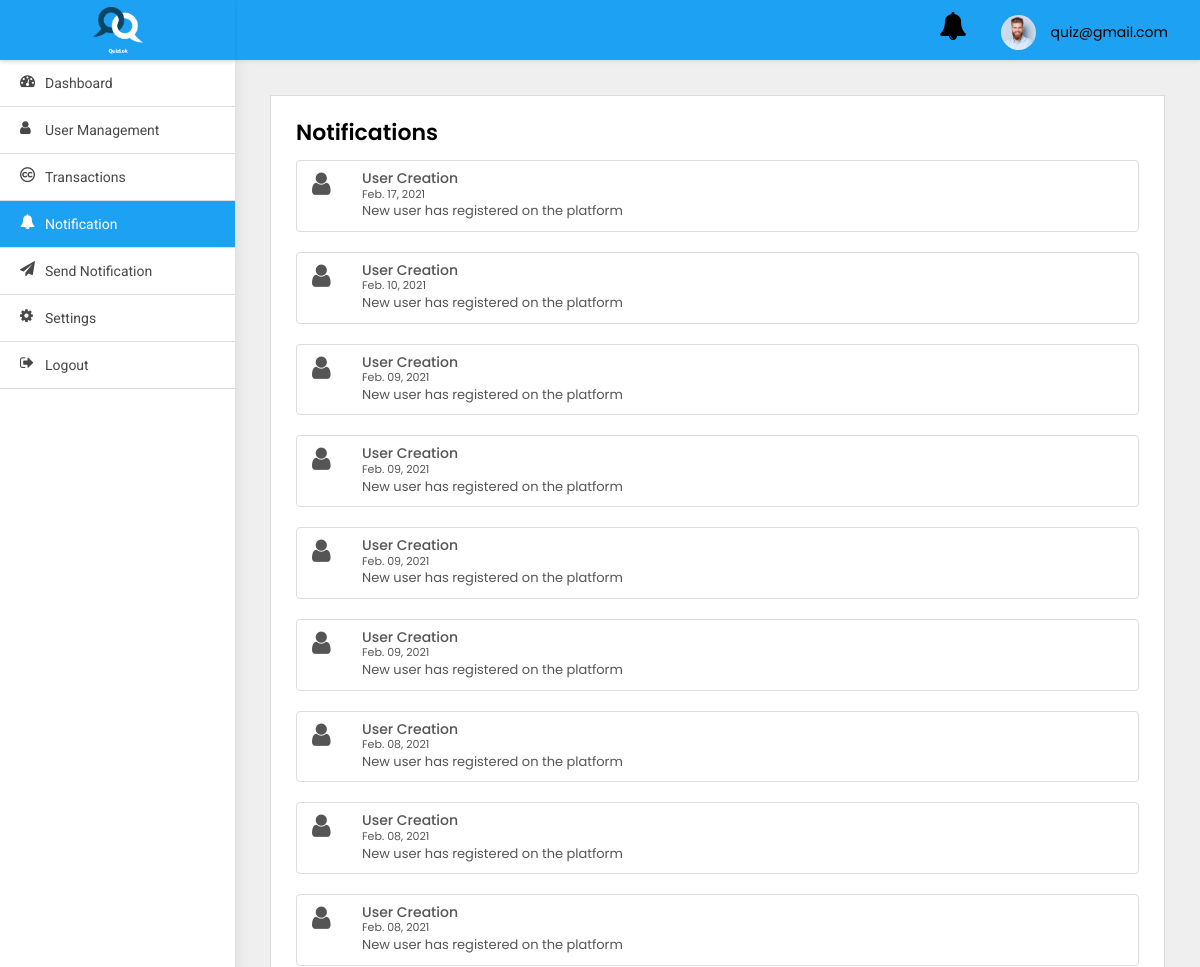
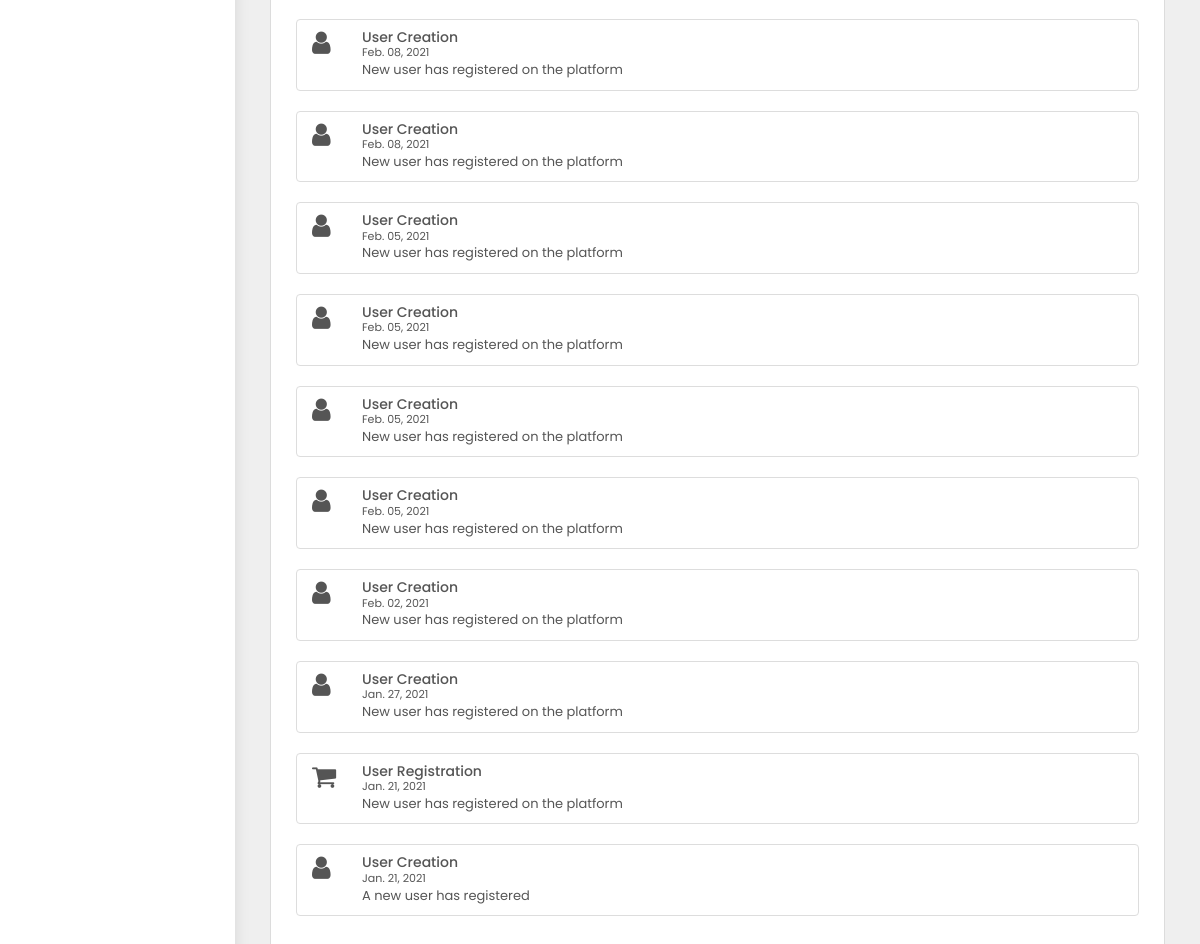
Page /adminpanel/notification/ (signed in) on the committed database (2 pictures, top to bottom).
### adminpanel/models.py (models this page shows)
class User(AbstractBaseUser, PermissionsMixin):
    first_name = models.CharField(default='first name', max_length=100)
    last_name = models.CharField(default='', max_length=100, null=True, blank=True)
    email = models.CharField(default='', max_length=255, unique=True)
    country_code = models.CharField(default='+91', max_length=10)
    phone_number = models.CharField(default='', max_length=13)
    profile_pic = models.ImageField(default='default_profile.png', null=True, blank=True)
    device_token = models.CharField(default='', max_length=500, null=True, blank=True)
    remember_me = models.BooleanField(default=False)
    password = models.CharField(default='123456', max_length=100)
    confirm_password = models.CharField(default='123456', max_length=100)
    created_at = models.DateTimeField(auto_now_add=True)
    is_active = models.BooleanField(default=True)
    is_staff = models.BooleanField(default=False)
    is_blocked = models.BooleanField(default=False)
    objects = UserManager()
    USERNAME_FIELD = 'email'
    class Meta:
        ordering = ('-created_at',)

class UserNotification(models.Model):
    to = models.ForeignKey(User, on_delete=models.CASCADE)
    title = models.CharField(default='title', max_length=200)
    body = models.CharField(default='body', max_length=200)
    read = models.BooleanField(default=False)
    created_at = models.DateTimeField(auto_now_add=True)
    class Meta:
        ordering = ('-created_at',)

### adminpanel/views.py (the view)
# urls.py: path('notification/', NotificationView.as_view(), name='notification'),
class NotificationView(LoginRequiredMixin, ListView):
    model = UserNotification
    template_name = 'notification.html'
    login_url = 'adminpanel:login'

### adminpanel/templates/notification.html (shortened to what this page needs)
{% extends 'base.html' %}
{% block body %}
<div class="WrapperArea">
    <div class="WrapperBox">
        <div class="Small-Wrapper">
            <h4 class="Title">Notifications</h4>
            <div class="NotificationList">
                {% for object in object_list %}
                {% if object.to.is_superuser %}
                <div class="list-group">
                    <a class="list-group-item list-group-item-action flex-column align-items-start">
                        {% if object.title == 'User Creation' %}
                        <figure class="pull-left"><i class="fa  fa-user fa-2x" aria-hidden="true"></i></figure>
                        {% elif object.title == 'Password Changed' %}
                        <figure class="pull-left"><i class="fa  fa-lock fa-2x" aria-hidden="true"></i></figure>
                        {% elif object.title == 'Phone number Update' %}
                        <figure class="pull-left"><i class="fa  fa-phone fa-2x" aria-hidden="true"></i></figure>
                        {% elif object.title == 'Payment' %}
                        <figure class="pull-left"><i class="fa  fa-money fa-2x" aria-hidden="true"></i></figure>
                        {% elif object.title == 'Profile Update' %}
                        <figure class="pull-left"><i class="fa  fa-user fa-2x" aria-hidden="true"></i></figure>
                        {% else %}
                        <figure class="pull-left ml-5"><i class="fa  fa-shopping-cart fa-2x" aria-hidden="true"></i>
                        </figure>
                        {% endif %}
                        <div class="msg-right">
                            <div class="d-flex w-100 justify-content-between">
                                <h5 class="mb-1">{{object.title}}</h5>
                                <small>{{object.created_at|date:'M. d, Y'}}</small>
                            </div>
                            <p class="mb-1"> {{object.body}}</p>
                        </div>
                    </a>
                </div>
                {% endif %}
                {% endfor %}
            </div>
        </div>
    </div>
</div>
{% endblock body %}

### adminpanel/templates/base.html (shortened to what this page needs)
{% load static %}
<html lang="en">
<head>
    <link type="text/css" rel="stylesheet" href="{% static 'adminpanel/css/style.css' %}">
</head>
<body>
<div class="Header">
    <div class="Logo">
        <img src="{% static 'adminpanel/images/logo_splash.png' %}">
    </div>
    <div class="Navigation">
        <div class="header-notifications">
            <a href="{% url 'adminpanel:notification' %}">
                <i class="fa fa-bell fa-2x" aria-hidden="true"></i>
            </a>
        </div>
        <div class="Avater">
            <a href="javascript:void(0);">
                <figure><img src="{% static 'adminpanel/images/profile.jpg' %}"></figure>
                {{user}} </a>
        </div>
    </div>
</div>
<div class="SidenavBar">
    <ul>
        <li class="nav-item nav-link {% if request.resolver_match.view_name  == 'adminpanel:dashboard' %}active{% endif %}">
            <a href="{% url 'adminpanel:dashboard'  %}">
                <span><i class="fa fa-tachometer"></i></span> Dashboard
            </a>
        </li>
        <li class="nav-item nav-link {% if request.resolver_match.view_name  == 'adminpanel:users-list' %}active{% endif %}">
            <a href="{% url 'adminpanel:users-list' %}">
                <span><i class="fa fa-user"></i></span> User Management
            </a>
        </li>
        <li class="nav-item nav-link {% if request.resolver_match.view_name  == 'adminpanel:coin-plan-list' %}active{% endif %}">
            <a href="{% url 'adminpanel:coin-plan-list' %}">
                <span><i class="fa fa-creative-commons"></i></span> Transactions
            </a>
        </li>
        <li class="nav-item nav-link {% if request.resolver_match.view_name  == 'adminpanel:notification' %}active{% endif %}">
            <a href="{% url 'adminpanel:notification' %}">
                <span><i class="fa fa-bell"></i></span> Notification
            </a>
        </li>
        <li class="nav-item nav-link {% if request.resolver_match.view_name  == 'adminpanel:send-notification' %}active{% endif %}">
            <a href="{% url 'adminpanel:send-notification' %}">
                <span><i class="fa fa-send"></i></span> Send Notification
            </a>
        </li>
        <li class="nav-item nav-link {% if request.resolver_match.view_name  == 'change_password' %}active{% endif %}">
            <a href="{% url 'change_password' %}">
                <span><i class="fa fa-cog"></i></span> Settings
            </a>
        </li>
        <li class="nav-item nav-link {% if request.resolver_match.view_name  == 'logout' %}active{% endif %}">
            <a href="{% url 'logout' %}">
                <span><i class="fa fa-sign-out"></i></span> Logout
            </a>
        </li>
    </ul>
</div>
{% block body %}
{% endblock body %}
</body>
</html>

### static/adminpanel/css/style.css (style rules this page uses)
body { margin: 0; padding: 0; font-family: 'Poppins', sans-serif !important; font-size: 13px; color: #3a3a3a; font-weight: 400; }
* { margin: 0px; padding: 0px; }
header, footer, aside, article, section, detail, nav, figure { position: relative; }
h1, h2, h3, h4, h5, h6, p { margin: 0; padding: 0; }
ul, li, ol { list-style-type: none; margin: 0; padding: 0; }
a { text-decoration: none; outline: none; }
img { border: 0; outline: none; max-width: 100%; }
p { margin: 0; padding: 0; }
.Header { box-shadow: 0 2px 4px rgba(0, 0, 0, .08); -webkit-box-shadow: 0 2px 4px rgba(0, 0, 0, .08); position: fixed; width: 100%; left: 0; top: 0; background-color: #fff; z-index: 99 }
.Header .Logo { width: 235px; text-align: center; padding: 5px 0; float: left; height: 60px; background:#1da1f2; box-shadow: 0 2px 4px rgba(0, 0, 0, .08); }
.Header .Logo img { width: 50px; position: relative; top: 2px; }
.Header .Navigation { background:#1da1f2; transition: all 0.2s ease; margin-left: 235px; padding: 7px 3.2rem; width: calc(100% - 235px); text-align: right; height: 60px }
.Header .Navigation .Avater { margin: 5px 0 5px 30px; position: relative; display: inline-block }
.Header .Navigation .Avater a { display: flex; align-items: center; font-size: 14px; color: #000 }
.Header .Navigation .Avater a figure { width: 35px; border-radius: 50%; margin: 0 15px 0 0; overflow: hidden }
.Header .Navigation .header-notifications { margin: 5px 0 5px 30px; position: relative; display: inline-block }
.Header .Navigation .header-notifications a { display: flex; align-items: center; font-size: 14px; color: #000 }
.SidenavBar { height: calc(100% - 60px); position: fixed; width: 235px; top: 60px; padding: 0; overflow: auto; box-shadow: 0 0 15px rgba(0, 0, 0, .1) }
.SidenavBar ul { margin: 0 }
.SidenavBar ul li { margin: 0 }
.SidenavBar ul li a { display: block; cursor: pointer; padding: 13px 20px 13px 45px; transition: 0.5s all ease-in-out; color: #484848; font-family: "Roboto"; font-size: 14px; text-transform: capitalize; position: relative; border-bottom: 1px solid #ddd }
.SidenavBar ul li a span { font-size: 15px; display: inline-block; position: absolute; top: 13px; left: 20px }
.SidenavBar ul li.active a, .SidenavBar ul li a:hover { background:#1da1f2; color: #fff; }
.WrapperArea { margin-left: 235px; flex: 1 1 auto; width: calc(100% - 235px); display: flex; flex-direction: column; margin-top: 60px; transition: 0.5s all ease-in-out }
.WrapperArea .WrapperBox { padding: 35px; background-color: #efefef; min-height: calc(100vh - 60px) }
.Small-Wrapper { background-color: #fff; padding: 25px; border: 1px solid #dcdcdc }
h4.Title { margin: 0 0 15px; font-weight: 600; color: #000; text-transform: capitalize; font-size: 22px }
.NotificationList .msg-right { margin-left: 50px; }

### rows in the picture
User: email "quiz@gmail.com"
UserNotification: title "User Creation", created_at "Feb. 17, 2021", body "New user has registered on the platform"
UserNotification: title "User Creation", created_at "Feb. 10, 2021", body "New user has registered on the platform"
UserNotification: title "User Creation", created_at "Feb. 09, 2021", body "New user has registered on the platform"
UserNotification: title "User Creation", created_at "Feb. 09, 2021", body "New user has registered on the platform"
UserNotification: title "User Creation", created_at "Feb. 09, 2021", body "New user has registered on the platform"
UserNotification: title "User Creation", created_at "Feb. 09, 2021", body "New user has registered on the platform"
UserNotification: title "User Creation", created_at "Feb. 08, 2021", body "New user has registered on the platform"
UserNotification: title "User Creation", created_at "Feb. 08, 2021", body "New user has registered on the platform"
UserNotification: title "User Creation", created_at "Feb. 08, 2021", body "New user has registered on the platform"
UserNotification: title "User Creation", created_at "Feb. 08, 2021", body "New user has registered on the platform"
UserNotification: title "User Creation", created_at "Feb. 08, 2021", body "New user has registered on the platform"
UserNotification: title "User Creation", created_at "Feb. 05, 2021", body "New user has registered on the platform"
UserNotification: title "User Creation", created_at "Feb. 05, 2021", body "New user has registered on the platform"
UserNotification: title "User Creation", created_at "Feb. 05, 2021", body "New user has registered on the platform"
UserNotification: title "User Creation", created_at "Feb. 05, 2021", body "New user has registered on the platform"
UserNotification: title "User Creation", created_at "Feb. 02, 2021", body "New user has registered on the platform"
UserNotification: title "User Creation", created_at "Jan. 27, 2021", body "New user has registered on the platform"
UserNotification: title "User Registration", created_at "Jan. 21, 2021", body "New user has registered on the platform"
UserNotification: title "User Creation", created_at "Jan. 21, 2021", body "A new user has registered"
